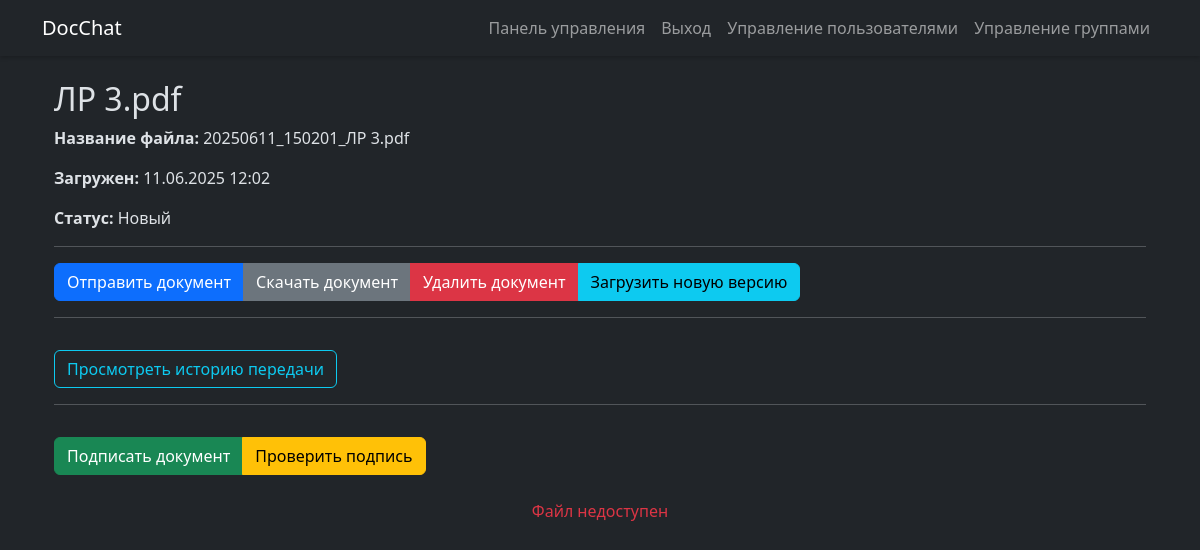
Page /documents/60/view/ (signed in) on the committed database.
### webapp/models.py (models this page shows, shortened)
class Document(models.Model):
    STATUS_CHOICES = [
        ('new', 'Новый'),
        ('in_progress', 'В работе'),
        ('approved', 'Подтвержден'),
        ('rejected', 'Отказ'),
    ]
    filename = models.CharField(max_length=255)
    original_filename = models.CharField(max_length=255)
    content_type = models.CharField(max_length=50)
    owner = models.ForeignKey(CustomUser, on_delete=models.CASCADE, related_name='owned_documents')
    is_encrypted = models.BooleanField(default=False)
    upload_date = models.DateTimeField(auto_now_add=True)
    status = models.CharField(max_length=20, choices=STATUS_CHOICES, default='new')
    shared_users = models.ManyToManyField(CustomUser, related_name='shared_documents', blank=True)
    shared_groups = models.ManyToManyField(UserGroup, related_name='shared_documents', blank=True)

### webapp/views.py (the view, shortened to what this page needs)
# urls.py: path('documents/<int:doc_id>/view/', views.view_document, name='view_document'),
@xframe_options_exempt
@login_required
def view_document(request, doc_id):
    document = get_object_or_404(Document, id=doc_id)
    transfer_history = document.transfer_history.select_related('sender', 'recipient_user', 'recipient_group',
                                                                'version').order_by('-timestamp')
    last_version = transfer_history.first()
    file_url = get_minio_file_url(document) if last_version else None
    return render(request, "documents/view_document.html", {
        "document": document,
        "transfer_history": transfer_history,  # <-- правильная переменная для шаблона
        "file_url": file_url,
    })

### webapp/utils/minio_client.py (called while the page is built)
def get_minio_client():
    client = Minio(
        settings.MINIO_ENDPOINT,
        access_key=settings.MINIO_ACCESS_KEY,
        secret_key=settings.MINIO_SECRET_KEY,
        secure=settings.MINIO_SECURE,
    )
    return client

def get_minio_file_url(document: Document, expires=timedelta(hours=1)):
    client = get_minio_client()
    bucket_name = settings.MINIO_BUCKET_NAME
    last_version = document.version_history.order_by('-timestamp').first()
    if not last_version:
        return None
    file_name = last_version.file_name
    try:
        url = client.presigned_get_object(
            bucket_name,
            file_name,
            expires=expires
        )
        return url
    except Exception as e:
        print(f"Ошибка получения ссылки MinIO: {e}")
        return None

### templates/documents/view_document.html (shortened to what this page needs)
{% extends "base.html" %}
{% block content %}
<div class="container mt-4">
    <h2>{{ document.original_filename }}</h2>
    <p><strong>Название файла:</strong> {{ document.filename }}</p>
    <p><strong>Загружен:</strong> {{ document.upload_date|date:"d.m.Y H:i" }}</p>
    <p><strong>Статус:</strong> {{ document.get_status_display }}</p>
    <hr>
    <form method="POST">
        <div class="btn-group" role="group">
            <button type="submit" name="send" class="btn btn-primary">
                 Отправить документ
            </button>
            <a href="{{ file_url }}" class="btn btn-secondary" download>
                 Скачать документ
            </a>
            <button type="submit" name="delete" class="btn btn-danger" onclick="return confirm('Вы уверены, что хотите удалить этот документ?');">
                 Удалить документ
            </button>
            <button type="button" onclick="location.href='{% url 'upload_new_version' document.id %}'"
            class="btn btn-info">
                 Загрузить новую версию
            </button>
        </div>
    </form>
    <hr>
    <button id="toggleHistory" class="btn btn-outline-info mt-3">
         Просмотреть историю передачи
    </button>
    <hr>
   <div class="btn-group mt-3">
       {% if document.content_type == "application/pdf" %}
       <button id="signDocument" class="btn btn-success">
           Подписать документ
        </button>
       <button id="verifySignature" class="btn btn-warning">
            Проверить подпись
       </button>
               {% endif %}
   </div>
    <div class="text-center mt-4">
        {% if file_url %}
        <script>
            console.log("{{ document.content_type}}");
        </script>
            {% if document.content_type == "application/pdf" %}
                <h4>Предварительный просмотр документа</h4>
                <iframe src="{{ file_url }}" style="width:80%; height:600px; border:none;"></iframe>
            {% else %}
                <div class="alert alert-warning">
                    Данный тип файла не поддерживается для отображения ({{ document.content_type }})
                    <p class="mt-2">
                        <a href="{{ file_url }}" class="btn btn-primary" download>
                            <i data-feather="download"></i> Скачать файл
                        </a>
                    </p>
                </div>
            {% endif %}
        {% else %}
            <p class="text-danger">Файл недоступен</p>
        {% endif %}
    </div>
</div>
{% endblock %}

### static/css/custom.css (style rules this page uses)
:root[data-bs-theme=dark] { --bs-body-bg: #212529; --bs-body-color: #dee2e6; }

### rows in the picture
Document: original_filename "ЛР 3.pdf", filename "20250611_150201_ЛР 3.pdf", upload_date "11.06.2025 12:02", status "Новый"
